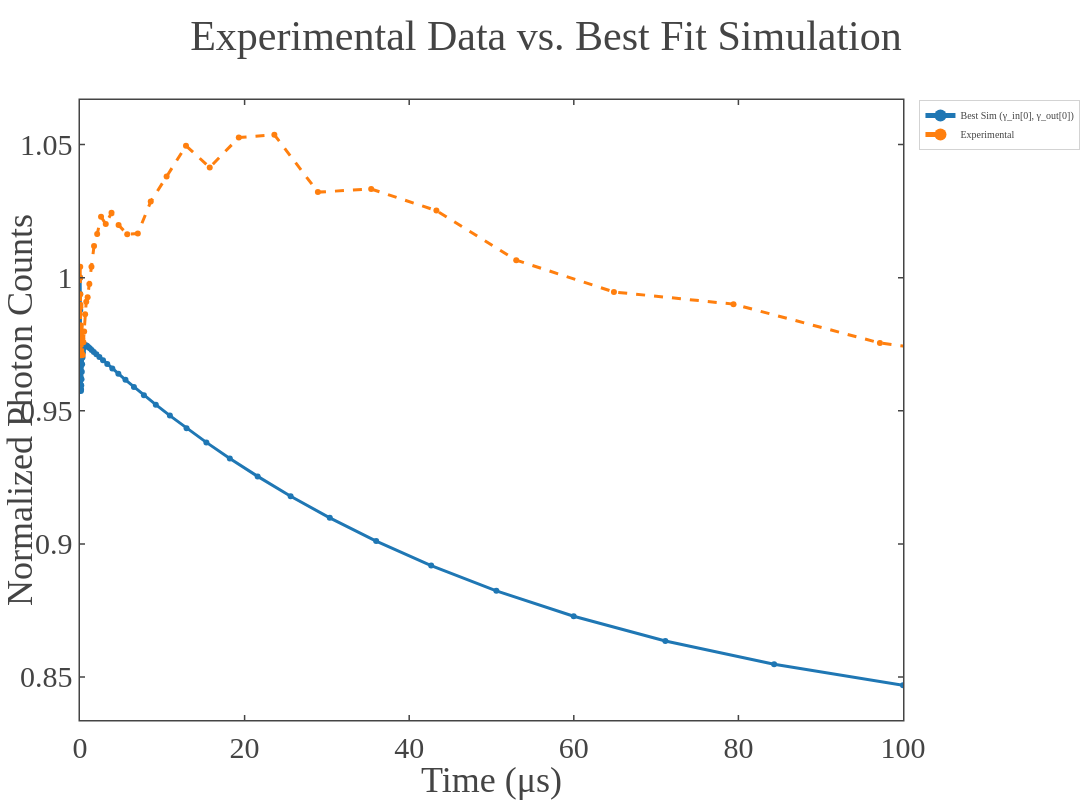

The cell this chart's notebook holds for it:
### Code cell
# Load Experimental Data
exp_data = np.load(r"D:\Atanu\Atanu_Github\T1_measurements\codes\data\2025\May_12\arranging_datas_with_power\5uW\l_15.0us\[17_22_10]_1.0us.npz")
time_axis, signal_photon, _, _ = data_to_time_signal(exp_data, 2000, first='signal')
time_axis, signal_photon = time_axis[1:], signal_photon[1:]

# Interpolation and MAE Setup
std_t_array = np.array([0.02, 0.05, 0.1, 0.2, 0.51, 2.5, 5, 10, 20, 50, 100]) * 1e3
exp_values_at_std = interp1d(time_axis, signal_photon, bounds_error=False, fill_value="extrapolate")(std_t_array)
mae_array = np.zeros((sim_sig_squeezed.shape[0], sim_sig_squeezed.shape[1]))

for i in range(sim_sig_squeezed.shape[0]):
    for j in range(sim_sig_squeezed.shape[1]):
        sim_time = sim_t_squeezed[i, j, :]
        sim_signal = sim_sig_squeezed[i, j, :]
        sim_signal_normalized = sim_signal / sim_signal[0] if sim_signal[0] != 0 else sim_signal
        
        sim_values_at_std = interp1d(sim_time, sim_signal_normalized, bounds_error=False, fill_value="extrapolate")(std_t_array)
        mae_array[i, j] = np.mean(np.abs(sim_values_at_std - exp_values_at_std))

# Find Best Fit
min_i, min_j = np.unravel_index(np.argmin(mae_array), mae_array.shape)
print(f"Global Minimum MAE: γ_in[{min_i}], γ_out[{min_j}] = {mae_array[min_i, min_j]:.6f}")

# Plotting Global Minimum against Experimental Data
best_sim_time = sim_t_squeezed[min_i, min_j, :]
best_sim_signal = sim_sig_squeezed[min_i, min_j, :]
best_sim_signal_norm = best_sim_signal / best_sim_signal[0] if best_sim_signal[0] != 0 else best_sim_signal
exp_signal_norm = signal_photon / signal_photon[0] if signal_photon[0] != 0 else signal_photon

fig_fit = go.Figure()
fig_fit.add_scatter(x=best_sim_time / 1000, y=best_sim_signal_norm, mode='lines+markers', line=dict(width=3), name=f'Best Sim (γ_in[{min_i}], γ_out[{min_j}])')
fig_fit.add_scatter(x=time_axis / 1000, y=exp_signal_norm, mode='lines+markers', name='Experimental', marker=dict(symbol='circle', size=6), line=dict(width=3, dash='dash'))

fig_fit.update_layout(
    template=fig_template, 
    height=800, width=1600, 
    xaxis=dict(title="Time (μs)", range=[0, 100]), 
    yaxis=dict(title="Normalized Photon Counts"),
    title="Experimental Data vs. Best Fit Simulation",
    legend=dict(itemsizing='constant', font=dict(size=10), bgcolor='rgba(255,255,255,0.8)', bordercolor="LightGray", borderwidth=1)
)
fig_fit.show()

### Figure 1 — Plotly figure (JSON) as saved in the notebook; plotly's stock layout.template omitted (floating-point values rounded to 4 significant figures)
{"data": [{"line": {"width": 3}, "mode": "lines+markers", "name": "Best Sim (γ_in[0], γ_out[0])", "type": "scatter", "x": [0.02, 0.02371, 0.02812, 0.03334, 0.03953, 0.04687, 0.05558, 0.0659, 0.07814, 0.09265, 0.1099, 0.1303, 0.1544, 0.1831, 0.2171, 0.2575, 0.3053, 0.362, 0.4292, 0.5089, 0.6034, 0.7155, 0.8484, 1.006, 1.193, 1.414, 1.677, 1.988, 2.358, 2.795, 3.314, 3.93, 4.66, 5.525, 6.551, 7.768, 9.211, 10.92, 12.95, 15.35, 18.21, 21.59, 25.6, 30.35, 35.99, 42.67, 50.59, 59.99, 71.13, 84.34, 100.0], "y": [1.0, 0.9939, 0.9878, 0.9819, 0.9763, 0.9711, 0.9665, 0.9627, 0.9598, 0.958, 0.9574, 0.958, 0.9595, 0.9619, 0.9647, 0.9675, 0.97, 0.972, 0.9734, 0.9743, 0.9746, 0.9746, 0.9744, 0.974, 0.9735, 0.9729, 0.9721, 0.9712, 0.9702, 0.969, 0.9676, 0.9659, 0.9639, 0.9616, 0.959, 0.9559, 0.9523, 0.9482, 0.9435, 0.9381, 0.9321, 0.9254, 0.9179, 0.9098, 0.9011, 0.8919, 0.8824, 0.8728, 0.8635, 0.8548, 0.8469]}, {"line": {"dash": "dash", "width": 3}, "marker": {"size": 6, "symbol": "circle"}, "mode": "lines+markers", "name": "Experimental", "type": "scatter", "x": [0.024, 0.029, 0.036, 0.044, 0.054, 0.067, 0.082, 0.1, 0.123, 0.15, 0.184, 0.226, 0.276, 0.338, 0.414, 0.507, 0.621, 0.76, 0.93, 1.139, 1.394, 1.706, 2.088, 2.556, 3.129, 3.83, 4.688, 5.738, 7.023, 8.596, 10.52, 12.88, 15.76, 19.29, 23.62, 28.91, 35.38, 43.3, 53.0, 64.88, 79.41, 97.19, 119.0, 145.6, 178.2, 218.1, 267.0, 326.8, 400.0], "y": [1.0, 1.004, 0.9938, 0.9889, 0.9898, 0.9821, 0.9812, 0.9788, 0.9755, 0.9708, 0.9762, 0.9712, 0.9771, 0.971, 0.9758, 0.9798, 0.9862, 0.991, 0.9927, 0.9976, 1.004, 1.012, 1.016, 1.023, 1.02, 1.024, 1.02, 1.016, 1.017, 1.029, 1.038, 1.05, 1.041, 1.053, 1.054, 1.032, 1.033, 1.025, 1.007, 0.9946, 0.9901, 0.9755, 0.9666, 0.9708, 0.9648, 0.9726, 0.9692, 0.9728, 0.9777]}], "layout": {"height": 800, "legend": {"bgcolor": "rgba(255,255,255,0.8)", "bordercolor": "LightGray", "borderwidth": 1, "font": {"size": 10}, "itemsizing": "constant"}, "title": {"text": "Experimental Data vs. Best Fit Simulation"}, "width": 1600, "xaxis": {"range": [0, 100], "title": {"text": "Time (μs)"}}, "yaxis": {"title": {"text": "Normalized Photon Counts"}}}}
